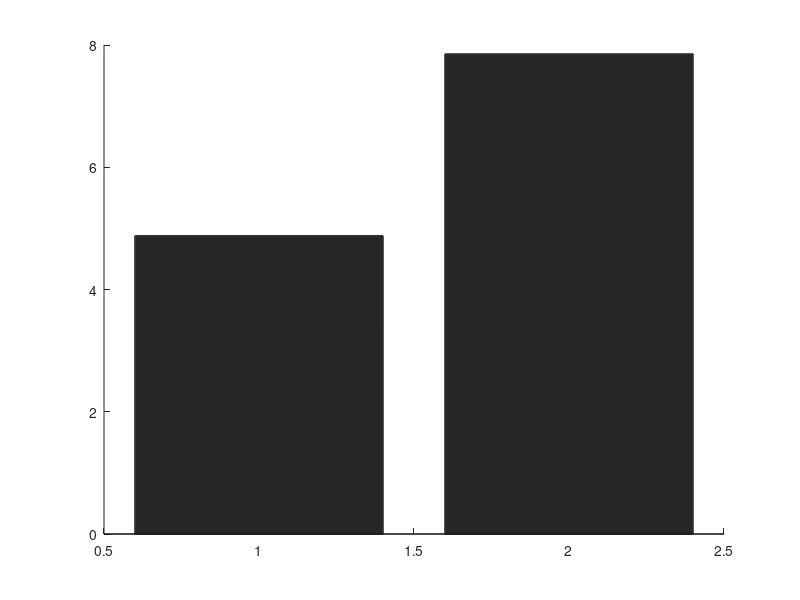

MATLAB code to generate this figure: (Note: this script raises an error after producing the figure.)
% 1. Define the data from your table
% WKY values: Expt 1, Expt 2, Expt 3
wky_data = [1.069550416, 1, 12.56602308];

% SHR values: Expt 1, Expt 2, Expt 3 (using NaN for N/A)
shr_data = [11.50635902, 4.198866734, NaN];

% 2. Calculate Means and Standard Error of the Mean (SEM)
% 'omitnan' ignores the N/A value in the SHR group
wky_mean = mean(wky_data, 'omitnan');
shr_mean = mean(shr_data, 'omitnan');

wky_sem = std(wky_data, 'omitnan') / sqrt(sum(~isnan(wky_data)));
shr_sem = std(shr_data, 'omitnan') / sqrt(sum(~isnan(shr_data)));

% 3. Create the Plot
figure('Color', 'w');
hold on;

% Define categories and means
means = [wky_mean, shr_mean];
errors = [wky_sem, shr_sem];
labels = {'WKY', 'SHR'};

% Plot the Bars
b = bar(1:2, means, 'FaceColor', 'flat', 'EdgeColor', [0.2 0.2 0.2], 'LineWidth', 1.2);
b.CData(1,:) = [0.4 0.6 0.8]; % Light Blue for WKY
b.CData(2,:) = [0.9 0.4 0.4]; % Light Red for SHR

% Add Error Bars
errorbar(1:2, means, errors, 'k', 'linestyle', 'none', 'LineWidth', 1.5, 'CapSize', 15);

% 4. Add Individual Data Points (Stripplot)
% This shows the distribution of your 3 experiments
scatter(ones(1,3), wky_data, 40, 'k', 'filled', 'MarkerFaceAlpha', 0.6);
scatter(2*ones(1,3), shr_data, 40, 'k', 'filled', 'MarkerFaceAlpha', 0.6);

% 5. Formatting
ylabel('Relative Expression (2^{-\Delta\Delta C_T})', 'FontSize', 12, 'FontWeight', 'bold');
set(gca, 'XTick', 1:2, 'XTickLabel', labels, 'FontSize', 11);
title('qPCR Gene Expression Analysis', 'FontSize', 14);
grid on;
ax = gca;
ax.GridLineStyle = '--';
ax.GridAlpha = 0.3;

hold off;
